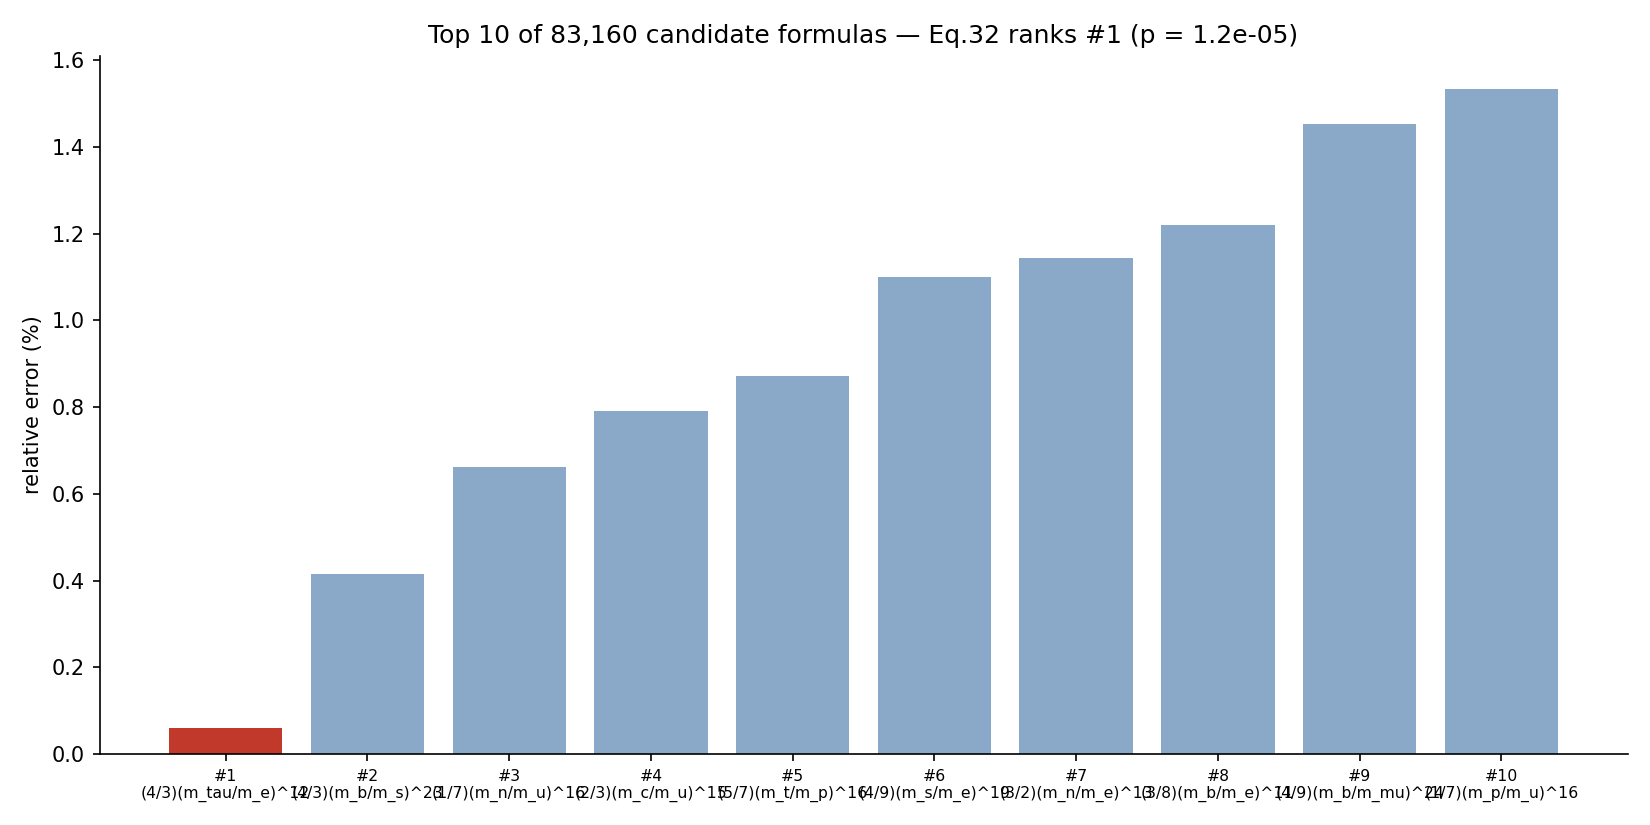

This figure's Python source:
"""F3 — Look-elsewhere scan: Eq.32 = (4/3)(m_tau/m_e)^12 vs alpha_EM/alpha_G
ranks #1 of 83,160 candidate (reference-mass, power, coefficient) formulas,
with the next-best candidate 6.8x worse in relative error.

Data: regenerated live by running scripts/scan_reference_mass_robustness.py
(same script produces experiments/20260627-f4-eq32-synthesis/
reference_mass_scan_result.json). Re-run here rather than trusted from a
stale file, so the number in the figure is always the number the script
currently produces.

NOT_VALIDATION - NOT_REFUTATION - OUR_RECONSTRUCTION
"""

import json
import subprocess
from pathlib import Path

import matplotlib.pyplot as plt

HERE = Path(__file__).resolve().parents[3]
RESULT = HERE / "experiments" / "20260627-f4-eq32-synthesis" / "reference_mass_scan_result.json"
OUT = Path(__file__).parent / "f3_look_elsewhere.png"

print("re-running scripts/scan_reference_mass_robustness.py ...")
subprocess.run(["python", "scripts/scan_reference_mass_robustness.py"], cwd=HERE, check=True)

d = json.loads(RESULT.read_text(encoding="utf-8"))
top10 = d["top10"]
print(f"total trials: {d['total_trials_combined']:,}, Eq.32 rank: #{d['eq32_rank_combined']}")

labels = [f"#{c['rank']}\n{c['formula']}" for c in top10]
errs = [c["rel_err"] * 100 for c in top10]
colors = ["#c0392b" if c["rank"] == 1 else "#8aa8c8" for c in top10]

fig, ax = plt.subplots(figsize=(11, 5.5))
ax.bar(range(len(top10)), errs, color=colors, edgecolor="none")
ax.set_xticks(range(len(top10)))
ax.set_xticklabels(labels, fontsize=7.5, rotation=0)
ax.set_ylabel("relative error (%)")
ax.set_title(
    f"Top 10 of {d['total_trials_combined']:,} candidate formulas — "
    f"Eq.32 ranks #1 (p = {d['p_empirical_combined']:.1e})"
)
ax.spines[["top", "right"]].set_visible(False)
fig.tight_layout()
fig.savefig(OUT, dpi=150)
print(f"saved {OUT}")
